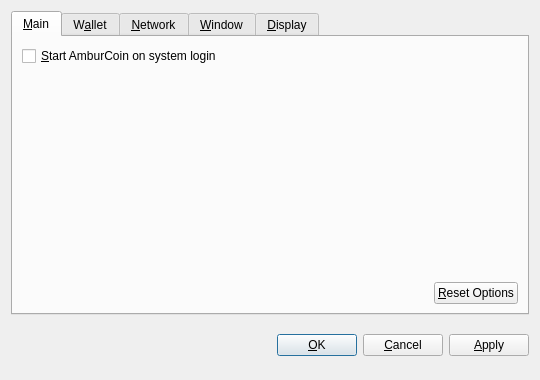
<?xml version="1.0" encoding="UTF-8"?>
<ui version="4.0">
 <class>OptionsDialog</class>
 <widget class="QDialog" name="OptionsDialog">
  <property name="geometry">
   <rect>
    <x>0</x>
    <y>0</y>
    <width>540</width>
    <height>380</height>
   </rect>
  </property>
  <property name="windowTitle">
   <string>Options</string>
  </property>
  <property name="modal">
   <bool>true</bool>
  </property>
  <layout class="QVBoxLayout" name="verticalLayout">
   <item>
    <widget class="QTabWidget" name="tabWidget">
     <property name="tabPosition">
      <enum>QTabWidget::North</enum>
     </property>
     <property name="currentIndex">
      <number>0</number>
     </property>
     <widget class="QWidget" name="tabMain">
      <attribute name="title">
       <string>&amp;Main</string>
      </attribute>
      <layout class="QVBoxLayout" name="verticalLayout_Main">
       <item>
        <widget class="QCheckBox" name="bitcoinAtStartup">
         <property name="toolTip">
          <string>Automatically start AmburCoin after logging in to the system.</string>
         </property>
         <property name="text">
          <string>&amp;Start AmburCoin on system login</string>
         </property>
        </widget>
       </item>
       <item>
        <spacer name="verticalSpacer_Main">
         <property name="orientation">
          <enum>Qt::Vertical</enum>
         </property>
         <property name="sizeHint" stdset="0">
          <size>
           <width>20</width>
           <height>40</height>
          </size>
         </property>
        </spacer>
       </item>
       <item>
        <layout class="QHBoxLayout" name="horizontalLayout_2_Main">
         <item>
          <spacer name="horizontalSpacer_2_Main">
           <property name="orientation">
            <enum>Qt::Horizontal</enum>
           </property>
           <property name="sizeHint" stdset="0">
            <size>
             <width>40</width>
             <height>20</height>
            </size>
           </property>
          </spacer>
         </item>
         <item>
          <widget class="QPushButton" name="resetButton">
           <property name="toolTip">
            <string>Reset all client options to default.</string>
           </property>
           <property name="text">
            <string>&amp;Reset Options</string>
           </property>
           <property name="autoDefault">
            <bool>false</bool>
           </property>
          </widget>
         </item>
        </layout>
       </item>
      </layout>
     </widget>
     <widget class="QWidget" name="tabWallet">
      <attribute name="title">
       <string>W&amp;allet</string>
      </attribute>
      <layout class="QVBoxLayout" name="verticalLayout_Network">
       <item>
        <widget class="QLabel" name="transactionFeeInfoLabel">
         <property name="text">
          <string>Optional transaction fee per kB that helps make sure your transactions are processed quickly. Most transactions are 1 kB.</string>
         </property>
         <property name="textFormat">
          <enum>Qt::PlainText</enum>
         </property>
         <property name="wordWrap">
          <bool>true</bool>
         </property>
        </widget>
       </item>
       <item>
        <layout class="QHBoxLayout" name="horizontalLayout_1_Main">
         <item>
          <widget class="QLabel" name="transactionFeeLabel">
           <property name="text">
            <string>Pay transaction &amp;fee</string>
           </property>
           <property name="textFormat">
            <enum>Qt::PlainText</enum>
           </property>
           <property name="buddy">
            <cstring>transactionFee</cstring>
           </property>
          </widget>
         </item>
         <item>
          <widget class="BitcoinAmountField" name="transactionFee"/>
         </item>
         <item>
          <spacer name="horizontalSpacer_1_Main">
           <property name="orientation">
            <enum>Qt::Horizontal</enum>
           </property>
           <property name="sizeHint" stdset="0">
            <size>
             <width>40</width>
             <height>20</height>
            </size>
           </property>
          </spacer>
         </item>
        </layout>
       </item>
       <item>
        <widget class="QLabel" name="label">
         <property name="text">
          <string>If you disable the spending of unconfirmed change, the change from a transaction cannot be used until that transaction has at least one confirmation. This also affects how your balance is computed.</string>
         </property>
         <property name="wordWrap">
          <bool>true</bool>
         </property>
        </widget>
       </item>
       <item>
        <widget class="QCheckBox" name="spendZeroConfChange">
         <property name="text">
          <string>Spend unconfirmed change  (experts only)</string>
         </property>
        </widget>
       </item>
       <item>
        <spacer name="verticalSpacer">
         <property name="orientation">
          <enum>Qt::Vertical</enum>
         </property>
         <property name="sizeHint" stdset="0">
          <size>
           <width>20</width>
           <height>40</height>
          </size>
         </property>
        </spacer>
       </item>
      </layout>
     </widget>
     <widget class="QWidget" name="tabNetwork">
      <attribute name="title">
       <string>&amp;Network</string>
      </attribute>
      <layout class="QVBoxLayout" name="verticalLayout_Network">
       <item>
        <widget class="QCheckBox" name="mapPortUpnp">
         <property name="toolTip">
          <string>Automatically open the AmburCoin client port on the router. This only works when your router supports UPnP and it is enabled.</string>
         </property>
         <property name="text">
          <string>Map port using &amp;UPnP</string>
         </property>
        </widget>
       </item>
       <item>
        <widget class="QCheckBox" name="connectSocks">
         <property name="toolTip">
          <string>Connect to the AmburCoin network through a SOCKS proxy (e.g. when connecting through Tor).</string>
         </property>
         <property name="text">
          <string>&amp;Connect through SOCKS proxy:</string>
         </property>
        </widget>
       </item>
       <item>
        <layout class="QHBoxLayout" name="horizontalLayout_Network">
         <item>
          <widget class="QLabel" name="proxyIpLabel">
           <property name="text">
            <string>Proxy &amp;IP:</string>
           </property>
           <property name="textFormat">
            <enum>Qt::PlainText</enum>
           </property>
           <property name="buddy">
            <cstring>proxyIp</cstring>
           </property>
          </widget>
         </item>
         <item>
          <widget class="QValidatedLineEdit" name="proxyIp">
           <property name="maximumSize">
            <size>
             <width>140</width>
             <height>16777215</height>
            </size>
           </property>
           <property name="toolTip">
            <string>IP address of the proxy (e.g. 127.0.0.1)</string>
           </property>
          </widget>
         </item>
         <item>
          <widget class="QLabel" name="proxyPortLabel">
           <property name="text">
            <string>&amp;Port:</string>
           </property>
           <property name="textFormat">
            <enum>Qt::PlainText</enum>
           </property>
           <property name="buddy">
            <cstring>proxyPort</cstring>
           </property>
          </widget>
         </item>
         <item>
          <widget class="QLineEdit" name="proxyPort">
           <property name="maximumSize">
            <size>
             <width>55</width>
             <height>16777215</height>
            </size>
           </property>
           <property name="toolTip">
            <string>Port of the proxy (e.g. 9050)</string>
           </property>
          </widget>
         </item>
         <item>
          <widget class="QLabel" name="socksVersionLabel">
           <property name="text">
            <string>SOCKS &amp;Version:</string>
           </property>
           <property name="textFormat">
            <enum>Qt::PlainText</enum>
           </property>
           <property name="buddy">
            <cstring>socksVersion</cstring>
           </property>
          </widget>
         </item>
         <item>
          <widget class="QValueComboBox" name="socksVersion">
           <property name="toolTip">
            <string>SOCKS version of the proxy (e.g. 5)</string>
           </property>
          </widget>
         </item>
         <item>
          <spacer name="horizontalSpacer_Network">
           <property name="orientation">
            <enum>Qt::Horizontal</enum>
           </property>
           <property name="sizeHint" stdset="0">
            <size>
             <width>40</width>
             <height>20</height>
            </size>
           </property>
          </spacer>
         </item>
        </layout>
       </item>
       <item>
        <spacer name="verticalSpacer_Network">
         <property name="orientation">
          <enum>Qt::Vertical</enum>
         </property>
         <property name="sizeHint" stdset="0">
          <size>
           <width>20</width>
           <height>40</height>
          </size>
         </property>
        </spacer>
       </item>
      </layout>
     </widget>
     <widget class="QWidget" name="tabWindow">
      <attribute name="title">
       <string>&amp;Window</string>
      </attribute>
      <layout class="QVBoxLayout" name="verticalLayout_Window">
       <item>
        <widget class="QCheckBox" name="minimizeToTray">
         <property name="toolTip">
          <string>Show only a tray icon after minimizing the window.</string>
         </property>
         <property name="text">
          <string>&amp;Minimize to the tray instead of the taskbar</string>
         </property>
        </widget>
       </item>
       <item>
        <widget class="QCheckBox" name="minimizeOnClose">
         <property name="toolTip">
          <string>Minimize instead of exit the application when the window is closed. When this option is enabled, the application will be closed only after selecting Quit in the menu.</string>
         </property>
         <property name="text">
          <string>M&amp;inimize on close</string>
         </property>
        </widget>
       </item>
       <item>
        <spacer name="verticalSpacer_Window">
         <property name="orientation">
          <enum>Qt::Vertical</enum>
         </property>
         <property name="sizeHint" stdset="0">
          <size>
           <width>20</width>
           <height>40</height>
          </size>
         </property>
        </spacer>
       </item>
      </layout>
     </widget>
     <widget class="QWidget" name="tabDisplay">
      <attribute name="title">
       <string>&amp;Display</string>
      </attribute>
      <layout class="QVBoxLayout" name="verticalLayout_Display">
       <item>
        <layout class="QHBoxLayout" name="horizontalLayout_1_Display">
         <item>
          <widget class="QLabel" name="langLabel">
           <property name="text">
            <string>User Interface &amp;language:</string>
           </property>
           <property name="textFormat">
            <enum>Qt::PlainText</enum>
           </property>
           <property name="buddy">
            <cstring>lang</cstring>
           </property>
          </widget>
         </item>
         <item>
          <widget class="QValueComboBox" name="lang">
           <property name="toolTip">
            <string>The user interface language can be set here. This setting will take effect after restarting AmburCoin.</string>
           </property>
          </widget>
         </item>
        </layout>
       </item>
       <item>
        <layout class="QHBoxLayout" name="horizontalLayout_2_Display">
         <item>
          <widget class="QLabel" name="unitLabel">
           <property name="text">
            <string>&amp;Unit to show amounts in:</string>
           </property>
           <property name="textFormat">
            <enum>Qt::PlainText</enum>
           </property>
           <property name="buddy">
            <cstring>unit</cstring>
           </property>
          </widget>
         </item>
         <item>
          <widget class="QValueComboBox" name="unit">
           <property name="toolTip">
            <string>Choose the default subdivision unit to show in the interface and when sending coins.</string>
           </property>
          </widget>
         </item>
        </layout>
       </item>
       <item>
        <widget class="QCheckBox" name="displayAddresses">
         <property name="toolTip">
          <string>Whether to show AmburCoin addresses in the transaction list or not.</string>
         </property>
         <property name="text">
          <string>&amp;Display addresses in transaction list</string>
         </property>
        </widget>
       </item>
       <item>
        <widget class="QCheckBox" name="coinControlFeatures">
         <property name="toolTip">
          <string>Whether to show coin control features or not.</string>
         </property>
         <property name="text">
          <string>Display coin &amp;control features (experts only!)</string>
         </property>
        </widget>
       </item>
       <item>
        <spacer name="verticalSpacer_Display">
         <property name="orientation">
          <enum>Qt::Vertical</enum>
         </property>
         <property name="sizeHint" stdset="0">
          <size>
           <width>20</width>
           <height>40</height>
          </size>
         </property>
        </spacer>
       </item>
      </layout>
     </widget>
    </widget>
   </item>
   <item>
    <layout class="QHBoxLayout" name="horizontalLayout_Buttons">
     <item>
      <spacer name="horizontalSpacer_1">
       <property name="orientation">
        <enum>Qt::Horizontal</enum>
       </property>
       <property name="sizeHint" stdset="0">
        <size>
         <width>40</width>
         <height>48</height>
        </size>
       </property>
      </spacer>
     </item>
     <item>
      <widget class="QLabel" name="statusLabel">
       <property name="font">
        <font>
         <weight>75</weight>
         <bold>true</bold>
        </font>
       </property>
       <property name="text">
        <string/>
       </property>
       <property name="textFormat">
        <enum>Qt::PlainText</enum>
       </property>
       <property name="wordWrap">
        <bool>true</bool>
       </property>
      </widget>
     </item>
     <item>
      <spacer name="horizontalSpacer_2">
       <property name="orientation">
        <enum>Qt::Horizontal</enum>
       </property>
       <property name="sizeHint" stdset="0">
        <size>
         <width>40</width>
         <height>48</height>
        </size>
       </property>
      </spacer>
     </item>
     <item>
      <widget class="QPushButton" name="okButton">
       <property name="text">
        <string>&amp;OK</string>
       </property>
      </widget>
     </item>
     <item>
      <widget class="QPushButton" name="cancelButton">
       <property name="text">
        <string>&amp;Cancel</string>
       </property>
       <property name="autoDefault">
        <bool>false</bool>
       </property>
      </widget>
     </item>
     <item>
      <widget class="QPushButton" name="applyButton">
       <property name="text">
        <string>&amp;Apply</string>
       </property>
       <property name="autoDefault">
        <bool>false</bool>
       </property>
      </widget>
     </item>
    </layout>
   </item>
  </layout>
 </widget>
 <customwidgets>
  <customwidget>
   <class>BitcoinAmountField</class>
   <extends>QSpinBox</extends>
   <header>bitcoinamountfield.h</header>
  </customwidget>
  <customwidget>
   <class>QValueComboBox</class>
   <extends>QComboBox</extends>
   <header>qvaluecombobox.h</header>
  </customwidget>
  <customwidget>
   <class>QValidatedLineEdit</class>
   <extends>QLineEdit</extends>
   <header>qvalidatedlineedit.h</header>
  </customwidget>
 </customwidgets>
 <resources/>
 <connections/>
</ui>
